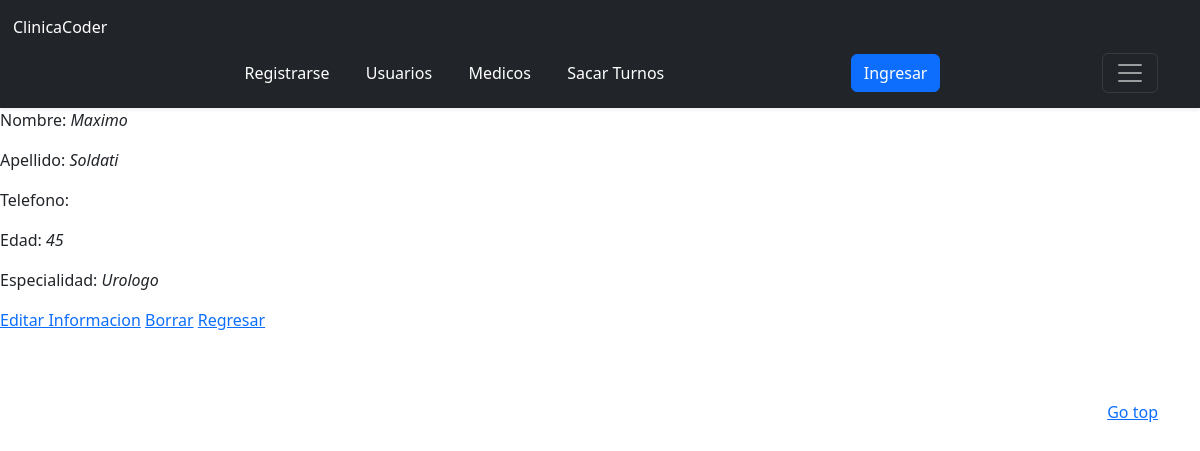
Page /ClinicaCoder/medicos/2/ on the committed database.
### ClinicaCoder/models.py (models this page shows, shortened)
class Medicos(models.Model):
    nombre = models.CharField(max_length=40)
    apellido = models.CharField(max_length=40)
    celular = models.IntegerField(max_length=10)
    edad = models.IntegerField(max_length=40)
    especialidad = models.CharField(max_length=40)

### ClinicaCoder/views.py (the view)
# urls.py: path("medicos/<pk>/", MedicosInformacion.as_view(), name="info_medicos"),
class MedicosInformacion(DetailView):
    model = Medicos
    template_name = "ClinicaCoder/informacion_medicos.html"

### ClinicaCoder/templates/ClinicaCoder/informacion_medicos.html (shortened to what this page needs)
{% extends "ClinicaCoder/base.html" %}
{% block main %}
<body>
    <p>Nombre: <i>{{medicos.nombre}}</i></p>
    <p>Apellido: <i>{{medicos.apellido}}</i></p>
    <p>Telefono: </p>
    <p>Edad: <i>{{medicos.edad}}</i></p>
    <p>Especialidad: <i>{{medicos.especialidad}}</i></p>
    <p> <a href= "{% url "editar_medicos" medicos.id %}">Editar Informacion</a>
        <a href= "{% url "borrar_medicos" medicos.id %}">Borrar</a>
        <a href="{% url "lista_medicos" %}">Regresar</a>
    </p>
{% endblock %}

### rows in the picture
Medicos: nombre "Maximo", apellido "Soldati", edad "45", especialidad "Urologo"
